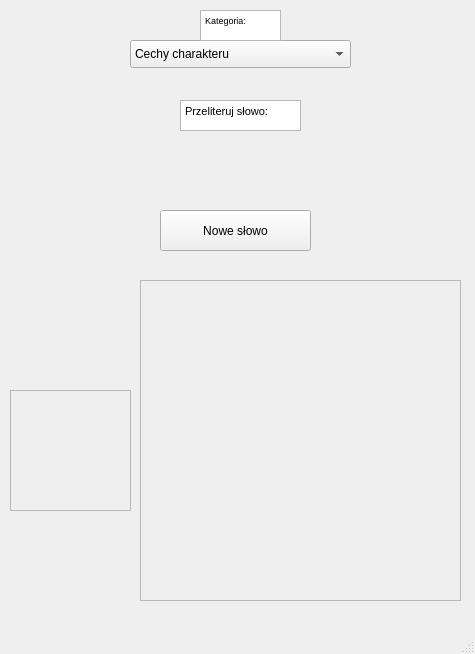
<?xml version="1.0" encoding="UTF-8"?>
<ui version="4.0">
 <class>MainWindow</class>
 <widget class="QMainWindow" name="MainWindow">
  <property name="geometry">
   <rect>
    <x>0</x>
    <y>0</y>
    <width>475</width>
    <height>654</height>
   </rect>
  </property>
  <property name="windowTitle">
   <string>MainWindow</string>
  </property>
  <widget class="QWidget" name="centralwidget">
   <widget class="QFrame" name="VideoFrame">
    <property name="geometry">
     <rect>
      <x>140</x>
      <y>280</y>
      <width>321</width>
      <height>321</height>
     </rect>
    </property>
    <property name="frameShape">
     <enum>QFrame::StyledPanel</enum>
    </property>
    <property name="frameShadow">
     <enum>QFrame::Raised</enum>
    </property>
    <widget class="QWidget" name="horizontalLayoutWidget_2">
     <property name="geometry">
      <rect>
       <x>9</x>
       <y>9</y>
       <width>301</width>
       <height>301</height>
      </rect>
     </property>
     <layout class="QHBoxLayout" name="VideoLayout"/>
    </widget>
   </widget>
   <widget class="QPushButton" name="WordGenerator">
    <property name="geometry">
     <rect>
      <x>160</x>
      <y>210</y>
      <width>151</width>
      <height>41</height>
     </rect>
    </property>
    <property name="text">
     <string>Nowe słowo</string>
    </property>
   </widget>
   <widget class="QFrame" name="TipFrame">
    <property name="geometry">
     <rect>
      <x>10</x>
      <y>390</y>
      <width>121</width>
      <height>121</height>
     </rect>
    </property>
    <property name="frameShape">
     <enum>QFrame::StyledPanel</enum>
    </property>
    <property name="frameShadow">
     <enum>QFrame::Raised</enum>
    </property>
    <widget class="QWidget" name="horizontalLayoutWidget_3">
     <property name="geometry">
      <rect>
       <x>10</x>
       <y>10</y>
       <width>101</width>
       <height>101</height>
      </rect>
     </property>
     <layout class="QHBoxLayout" name="TipLayout"/>
    </widget>
   </widget>
   <widget class="QComboBox" name="CategoryPicker">
    <property name="geometry">
     <rect>
      <x>130</x>
      <y>40</y>
      <width>221</width>
      <height>28</height>
     </rect>
    </property>
    <item>
     <property name="text">
      <string>Cechy charakteru</string>
     </property>
    </item>
    <item>
     <property name="text">
      <string>Cechy fizyczne</string>
     </property>
    </item>
    <item>
     <property name="text">
      <string>Dodatkowe</string>
     </property>
    </item>
    <item>
     <property name="text">
      <string>Elementy ubioru</string>
     </property>
    </item>
    <item>
     <property name="text">
      <string>Emocje</string>
     </property>
    </item>
    <item>
     <property name="text">
      <string>Geografia Polski</string>
     </property>
    </item>
    <item>
     <property name="text">
      <string>Geografia świata</string>
     </property>
    </item>
    <item>
     <property name="text">
      <string>Imiona</string>
     </property>
    </item>
    <item>
     <property name="text">
      <string>Jedzenie</string>
     </property>
    </item>
    <item>
     <property name="text">
      <string>Kolory</string>
     </property>
    </item>
    <item>
     <property name="text">
      <string>Meble</string>
     </property>
    </item>
    <item>
     <property name="text">
      <string>Przedmioty codziennego użytku</string>
     </property>
    </item>
   </widget>
   <widget class="QWidget" name="WordDisplay" native="true">
    <property name="geometry">
     <rect>
      <x>50</x>
      <y>120</y>
      <width>371</width>
      <height>80</height>
     </rect>
    </property>
   </widget>
   <widget class="QTextEdit" name="CategoryText">
    <property name="enabled">
     <bool>true</bool>
    </property>
    <property name="geometry">
     <rect>
      <x>200</x>
      <y>10</y>
      <width>81</width>
      <height>31</height>
     </rect>
    </property>
    <property name="readOnly">
     <bool>true</bool>
    </property>
    <property name="html">
     <string>&lt;!DOCTYPE HTML PUBLIC &quot;-//W3C//DTD HTML 4.0//EN&quot; &quot;http://www.w3.org/TR/REC-html40/strict.dtd&quot;&gt;
&lt;html&gt;&lt;head&gt;&lt;meta name=&quot;qrichtext&quot; content=&quot;1&quot; /&gt;&lt;meta charset=&quot;utf-8&quot; /&gt;&lt;style type=&quot;text/css&quot;&gt;
p, li { white-space: pre-wrap; }
hr { height: 1px; border-width: 0; }
li.unchecked::marker { content: &quot;\2610&quot;; }
li.checked::marker { content: &quot;\2612&quot;; }
&lt;/style&gt;&lt;/head&gt;&lt;body style=&quot; font-family:'Segoe UI'; font-size:9pt; font-weight:400; font-style:normal;&quot;&gt;
&lt;p style=&quot; margin-top:0px; margin-bottom:0px; margin-left:0px; margin-right:0px; -qt-block-indent:0; text-indent:0px;&quot;&gt;&lt;span style=&quot; font-size:7pt;&quot;&gt;Kategoria:&lt;/span&gt;&lt;/p&gt;&lt;/body&gt;&lt;/html&gt;</string>
    </property>
   </widget>
   <widget class="QTextEdit" name="SpellText">
    <property name="geometry">
     <rect>
      <x>180</x>
      <y>100</y>
      <width>121</width>
      <height>31</height>
     </rect>
    </property>
    <property name="readOnly">
     <bool>true</bool>
    </property>
    <property name="html">
     <string>&lt;!DOCTYPE HTML PUBLIC &quot;-//W3C//DTD HTML 4.0//EN&quot; &quot;http://www.w3.org/TR/REC-html40/strict.dtd&quot;&gt;
&lt;html&gt;&lt;head&gt;&lt;meta name=&quot;qrichtext&quot; content=&quot;1&quot; /&gt;&lt;meta charset=&quot;utf-8&quot; /&gt;&lt;style type=&quot;text/css&quot;&gt;
p, li { white-space: pre-wrap; }
hr { height: 1px; border-width: 0; }
li.unchecked::marker { content: &quot;\2610&quot;; }
li.checked::marker { content: &quot;\2612&quot;; }
&lt;/style&gt;&lt;/head&gt;&lt;body style=&quot; font-family:'Segoe UI'; font-size:9pt; font-weight:400; font-style:normal;&quot;&gt;
&lt;p style=&quot; margin-top:0px; margin-bottom:0px; margin-left:0px; margin-right:0px; -qt-block-indent:0; text-indent:0px;&quot;&gt;&lt;span style=&quot; font-size:8pt;&quot;&gt;Przeliteruj słowo:&lt;/span&gt;&lt;/p&gt;&lt;/body&gt;&lt;/html&gt;</string>
    </property>
   </widget>
   <zorder>CategoryPicker</zorder>
   <zorder>VideoFrame</zorder>
   <zorder>WordGenerator</zorder>
   <zorder>TipFrame</zorder>
   <zorder>WordDisplay</zorder>
   <zorder>CategoryText</zorder>
   <zorder>SpellText</zorder>
  </widget>
  <widget class="QMenuBar" name="menubar">
   <property name="geometry">
    <rect>
     <x>0</x>
     <y>0</y>
     <width>475</width>
     <height>25</height>
    </rect>
   </property>
  </widget>
  <widget class="QStatusBar" name="statusbar"/>
 </widget>
 <resources/>
 <connections/>
</ui>
